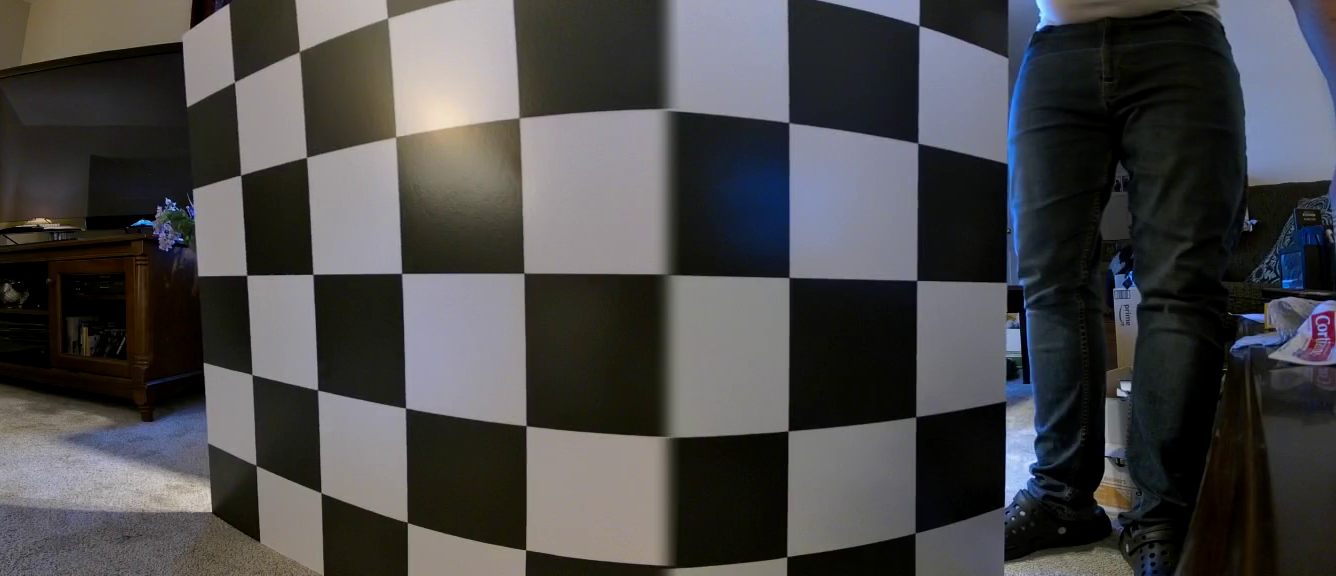
#> input picture calibration_images/middle_image.png, 1336 x 576 px
$ jupyter execute --allow-errors rbf_calibration.ipynb   (older library calls are emulated)
#> lines starting #> are read from the running program, lines starting #| are printed output that depends on the picture
Unique Camera Callibration For Camera-Lidar Sensor Fusion

Goal

To unwarp the picture so that the camera matches up with the lidar points

Problem

Standard methods of image calibration (for example https://wiki.ros.org/image_proc) do not work well with our camera (https://reolink.com/us/product/reolink-duo-poe/)

Import necessary libraries

[cell 1]
import cv2
import numpy as np
import matplotlib.pyplot as plt
from scipy.interpolate import RBFInterpolator

Load in calibration images

[cell 2]
offset = 175
middle_image = cv2.imread('calibration_images/middle_image.png')
#> middle_image is the input picture: shape (576, 1336, 3); mean B, G, R 72.9, 72.1, 72.8
width = middle_image.shape[1]
#> width = 1336
middle_image = middle_image[:, offset:-300]
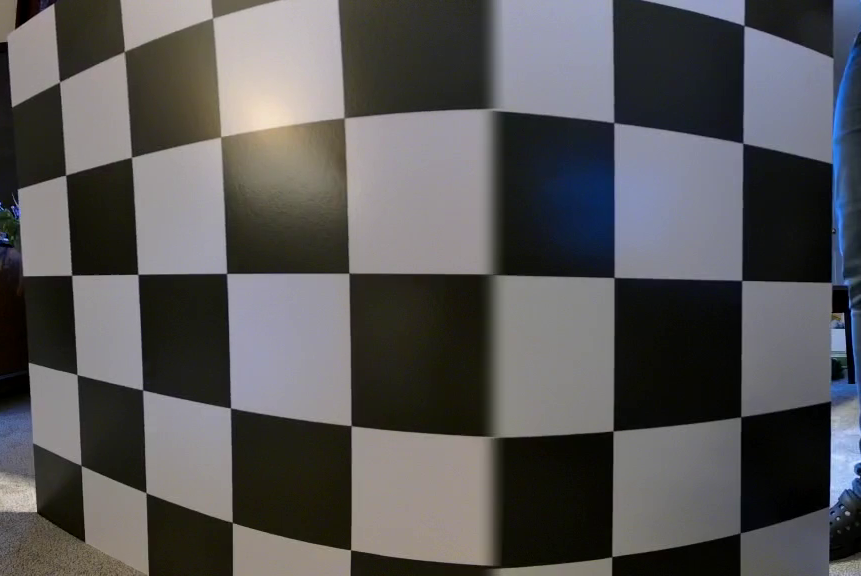
#> middle_image: shape (576, 861, 3); mean B, G, R 87.2, 86.5, 87.6
left_image = cv2.imread('calibration_images/left_image.png')[:, :width//2]
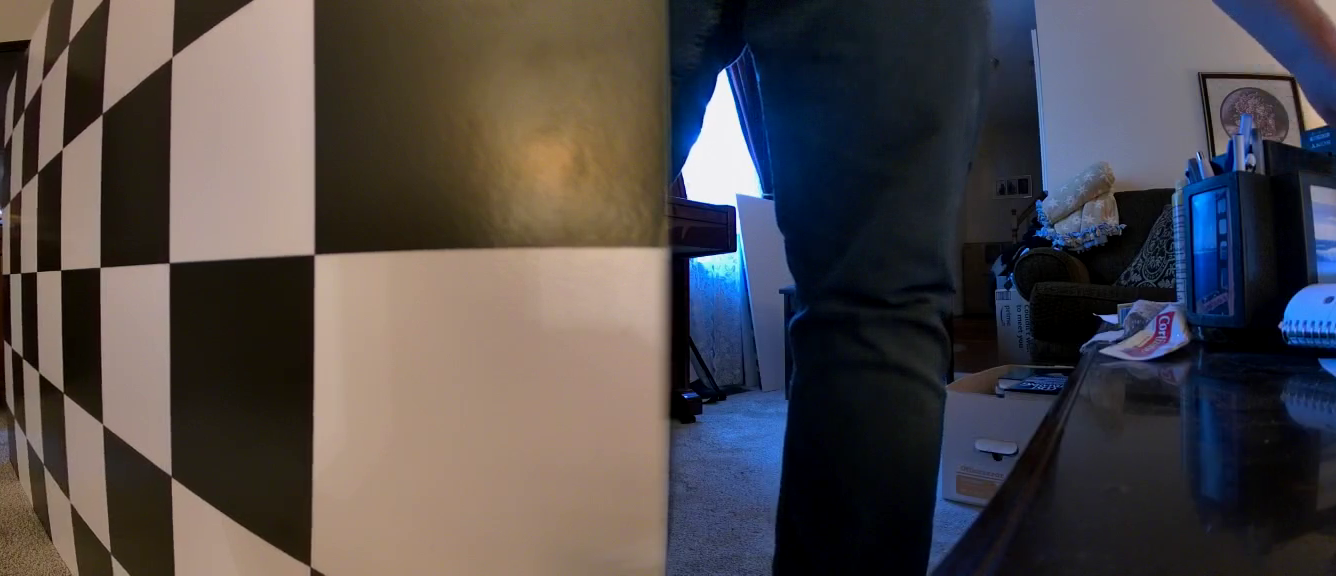
#> input picture calibration_images/left_image.png, 1336 x 576 px
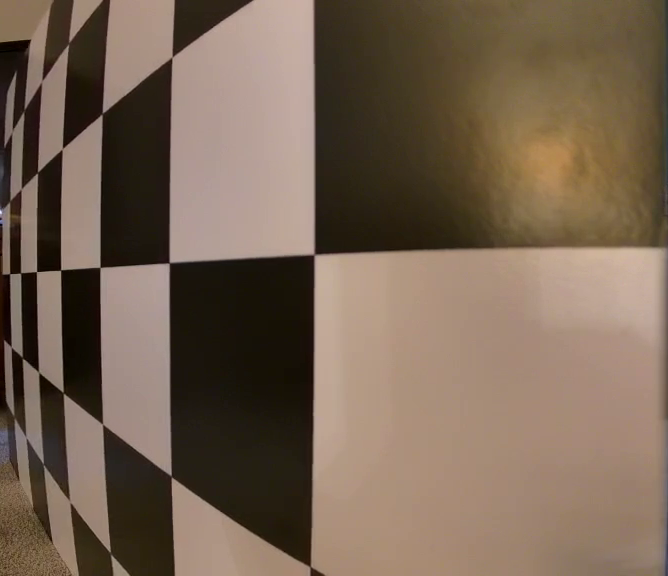
#> left_image: shape (576, 668, 3); mean B, G, R 83.4, 100.3, 119.2
right_image = cv2.imread('calibration_images/right_image.png')[:, width//2:]
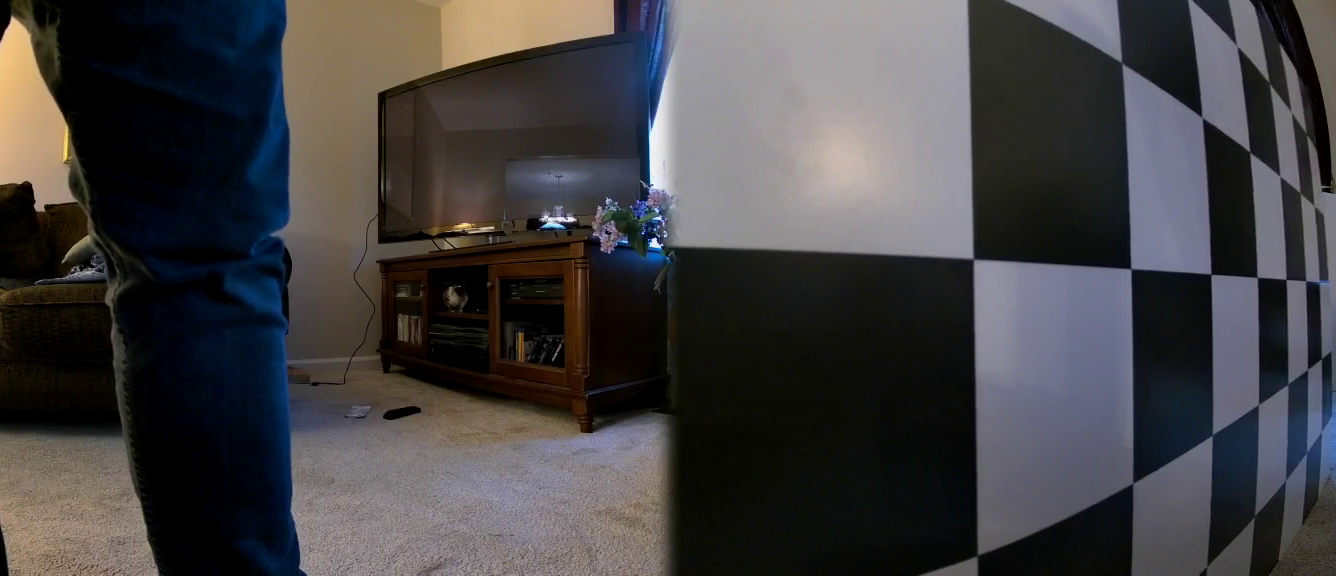
#> input picture calibration_images/right_image.png, 1336 x 576 px
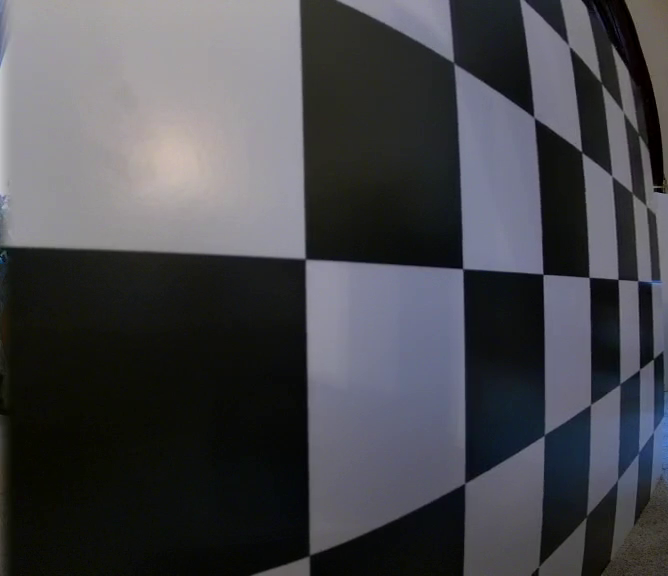
#> right_image: shape (576, 668, 3); mean B, G, R 76.6, 72, 71.6

Defines function to display image

[cell 3]
def display(image):
    image_rgb = cv2.cvtColor(image, cv2.COLOR_BGR2RGB)
    plt.axis('off')
    plt.imshow(image_rgb)

Defines function to automatically detect as many corners as possible

[cell 4]
def getCorners(image):
    gray_image = cv2.cvtColor(image, cv2.COLOR_BGR2GRAY)
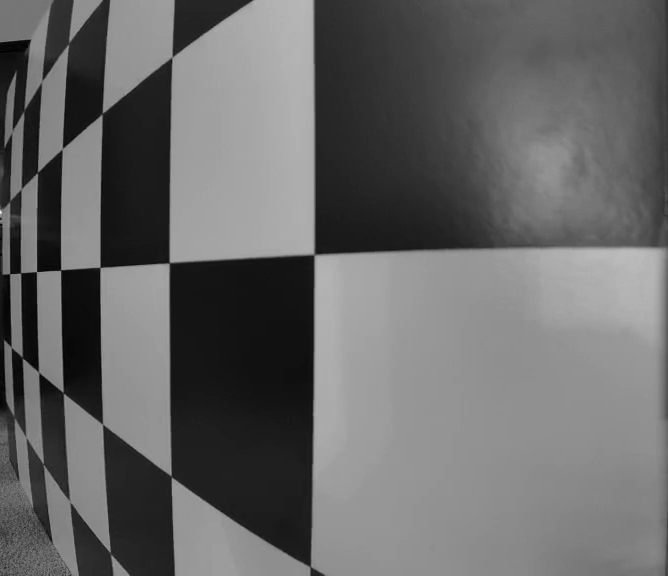
#> gray_image: shape (576, 668); min 0, max 238, mean 104
    corners, quality = cv2.goodFeaturesToTrackWithQuality(
        gray_image, maxCorners=200, qualityLevel=0.10, minDistance=7, mask=None)
#> corners = 44 rows, first 8: [60, 271], [37, 271], [29, 40], [100, 267], [10, 273], [1, 224], [63, 147], [172, 478]; quality = 44 values, max 0.0546 at index 0, min 0.00552 at index 43, mean 0.0234

    return corners

Defines function to display corners

[cell 5]
def displayCorners(img, corners, display_numbers=True):
    _img = img.copy()
    red = (0, 0, 255)
    for i in range(len(corners)):
        point = corners[i, 0].astype(int)
        cv2.circle(_img, point, 3, red, -1)
        if display_numbers:
            cv2.putText(_img, str(i), point - [0, 2], 0, 0.5, red)
    disp(_img)

Define Radial Basis Function

(for an in depth explanation on how RBFs work see: https://www.simplilearn.com/tutorials/machine-learning-tutorial/what-are-radial-basis-functions-neural-networks)

[cell 6]
# [31 lines left out: function getRBF, not called in this run]

Map image according coeficients

[cell 7]
# [15 lines left out: function undistort, not called in this run]

Display left camera picture of calibration board

[cell 8]
display(left_image)

Find potential corners

[cell 9]
corners = getCorners(left_image)
#> (the rest of this cell did not finish here and is left out)

#> the loop in displayCorners, `for i in range(len(corners)):` made 44 passes
#> point on passes 1 to 12: [60, 271], [37, 271], [29, 40], [100, 267], [10, 273], [1, 224], [63, 147], [172, 478], [21, 272], [23, 360], [168, 262], [103, 112]

Manually remove incorrect corners

[cell 10]
def remove_corners(corners, indexes_to_remove):
    mask = [True] * len(corners)
#> mask = 44 items, first 6: True, True, True, True, True, True
    for i in indexes_to_remove:
        mask[i] = False
#> after the loop, mask = 44 items, first 6: True, True, True, True, True, False
    real_corners = corners[mask]
#> real_corners = 36 rows, first 8: [60, 271], [37, 271], [29, 40], [100, 267], [10, 273], [63, 147], [172, 478], [21, 272]
    return real_corners

removed_corners = remove_corners(corners, [37, 33, 36, 40, 5, 28, 41, 43])
#> removed_corners has the same summary as real_corners in remove_corners
#> (the rest of this cell did not finish here and is left out)

#> the loop in displayCorners (call 2), `for i in range(len(corners)):` made 36 passes

Lineup the indexes of the corners

[cell 11]
def relabel_corner_indexes(corners, relabling, grid_size):
#> called with corners = array of shape (36, 1, 2), grid_size = (7, 9)
    assert (sorted(list(relabling.keys())) == list(range(len(corners)))),\
        "map does not map all detected corner points"

    real_corners = np.zeros((grid_size[0] * grid_size[1], 1, 2)) - 1
    for i in range(len(corners)):
        real_corners[relabling[i]] = corners[i]
#> this loop made 36 passes
#> after the loop, real_corners = 63 rows, first 8: [-1, -1], [15, 72], [29, 40], [-1, -1], [-1, -1], [-1, -1], [-1, -1], [-1, -1]
    return real_corners

grid_size = (7, 9)
relabling = {35:1, 2:2,
             34:9, 29:10, 27:11, 25:12, 26:13,
             32:18, 23:19, 20:20, 11:21, 5:22, 10:23, 13:24,
             19:27, 4:28, 7:29, 1:30, 0:31, 3:32, 9:33, 17:34,
             18:36, 14:37, 8:38, 15:39, 12:40, 16:41, 6:42, 21:43,
             33:46, 31:47, 28:48, 22:49, 24:50,
             30:57}

relabeled_corners = relabel_corner_indexes(removed_corners, relabling, grid_size)
#> relabeled_corners has the same summary as real_corners in relabel_corner_indexes
#> (the rest of this cell did not finish here and is left out)

#| (576, 668, 3)

Manually add aditional corners

[cell 12]
def add_new_corners(corners, new_corners):
    for i, point in new_corners:
        corners[i] = point
#> after the loop, corners = 63 rows, first 8: [7, 88], [15, 72], [29, 40], [49, 8], [-1, -1], [-1, -1], [-1, -1], [-1, -1]
    return corners

print(left_image.shape)
new_corners = [[0, (7, 88)], [3, (49,8)],
               [35, (668, 227)],
               [45, (6, 406)],
               [54, (9, 460)], [55, (17, 480)], [56, (32, 508)]]

actual_corners = add_new_corners(relabeled_corners, new_corners)
#> actual_corners has the same summary as corners in add_new_corners
#> (the rest of this cell did not finish here and is left out)


Create ideal corner points

[cell 13]
def create_ideal_corners(start_point, block_length, grid_size):
#> called with block_length = 64, grid_size = (7, 9)
    ideal_corners = np.zeros((grid_size[0] * grid_size[1], 1, 2))
    for i in range(grid_size[0]):
        for j in range(grid_size[1]):
            ideal_corners[grid_size[1] * i + j, 0] = start_point
            start_point[0] += block_length
        start_point[1] += block_length
        start_point[0] -= block_length * grid_size[1]
    return ideal_corners

ideal_corners = create_ideal_corners([60, 60], 64, grid_size)
#> (the rest of this cell did not finish here and is left out)


Display right camera picture of calibration board

[cell 14]
display(right_image)

Find potential corners

[cell 15]
corners = getCorners(right_image)
#> in getCorners (call 2), `gray_image = cv2.cvtColor(image, cv2.COLOR_BGR2GRAY)`:
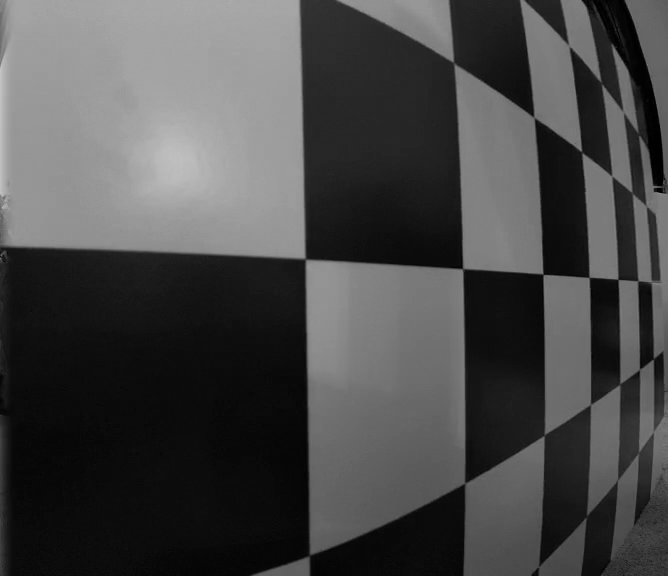
#> gray_image: shape (576, 668); min 0, max 198, mean 72.4
#> in getCorners (call 2), `corners, quality = cv2.goodFeaturesToTrackWithQuality( gray_image, max..`: corners = 41 rows, first 8: [542, 273], [462, 268], [588, 276], [654, 191], [619, 280], [581, 150], [637, 280], [653, 360]; quality = 41 values, max 0.033 at index 0, min 0.00348 at index 40, mean 0.0137
#> (the rest of this cell did not finish here and is left out)


Manually keep correct corners

[cell 16]
def keep_corners(corners, indexes_to_keep):
    mask = [False] * len(corners)
#> mask = 41 items, first 6: False, False, False, False, False, False
    for i in indexes_to_keep:
        mask[i] = True
#> after the loop, mask = 41 items, first 6: True, True, True, False, True, True
    real_corners = corners[mask]
#> real_corners = 30 rows, first 8: [542, 273], [462, 268], [588, 276], [619, 280], [581, 150], [637, 280], [653, 360], [570, 48]
    return real_corners

indexes_to_keep = [35, 8, 25, 29, 26, 13, 10, 5, 11, 15, 22, 17, 1, 0, 2, 4, 6, 32,
                   28, 19, 12, 20, 14, 9, 7, 27, 34, 39, 36, 38]
kept_corners = keep_corners(corners, indexes_to_keep)
#> kept_corners has the same summary as real_corners in keep_corners
#> (the rest of this cell did not finish here and is left out)


Lineup the indexes of the corners

[cell 17]
grid_size = (7, 9)
relabling = {26:6,
             7:13, 19:14, 23:15, 20:16,
             12:20, 9:21, 4:22, 10:23, 14:24, 18:25,
             15:28, 1:29, 0:30, 2:31, 3:32, 5:33, 24:34,
             22:37, 16:38, 11:39, 17:40, 13:40, 8:40, 6:40,
             21:48, 25:49, 29:50, 27:51, 28:52}

relabeled_corners = relabel_corner_indexes(kept_corners, relabling, grid_size)
#> the loop in relabel_corner_indexes (call 2), `for i in range(len(corners)):` made 30 passes
#> after the loop in relabel_corner_indexes (call 2), `for i in range(len(corners)):`: real_corners = 63 rows, first 8: [-1, -1], [-1, -1], [-1, -1], [-1, -1], [-1, -1], [-1, -1], [611, 44], [-1, -1]
#> relabeled_corners has the same summary as real_corners in relabel_corner_indexes
#> (the rest of this cell did not finish here and is left out)


Add aditional corners

[cell 18]
new_corners = [[5, (586, 5)], [7, (630, 71)], [8, (641, 86)],
               [17, (648, 145)],
               [26, (656, 215)],
               [27, (5, 247)], [35, (662, 283)],
               [41, (620, 384)], [42, (640, 369)], [43, (654, 359)], [44, (663, 351)],
               [53, (663, 421)],
               [59, (611, 560)], [60, (633, 525)], [61, (651, 498)], [62, (661, 475)]]

actual_corners = add_new_corners(relabeled_corners, new_corners)
#> after the loop in add_new_corners (call 2), `for i, point in new_corners:`: corners = 63 rows, first 8: [-1, -1], [-1, -1], [-1, -1], [-1, -1], [-1, -1], [586, 5], [611, 44], [630, 71]
#> actual_corners has the same summary as corners in add_new_corners
#> (the rest of this cell did not finish here and is left out)


Create ideal corner points

[cell 19]
ideal_corners = create_ideal_corners([60, 90], 64, grid_size)
#> (the rest of this cell did not finish here and is left out)


Display middle camera picture of calibration board

[cell 20]
display(middle_image)

Find potential corners

[cell 21]
corners = getCorners(middle_image)
#> in getCorners (call 3), `gray_image = cv2.cvtColor(image, cv2.COLOR_BGR2GRAY)`:
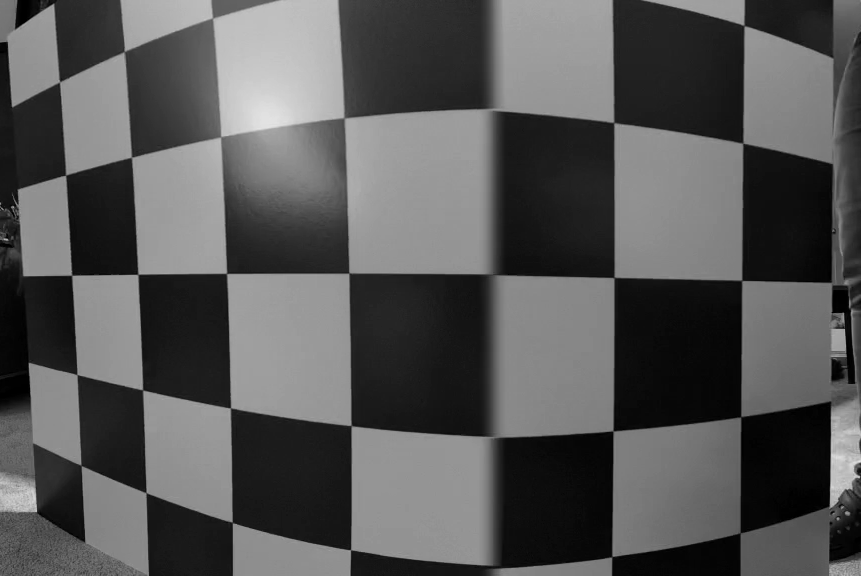
#> gray_image: shape (576, 861); min 0, max 227, mean 86.9
#> in getCorners (call 3), `corners, quality = cv2.goodFeaturesToTrackWithQuality( gray_image, max..`: corners = 71 rows, first 8: [844, 329], [843, 313], [12, 207], [350, 549], [851, 488], [858, 477], [837, 518], [35, 511]; quality = 71 values, max 0.064 at index 0, min 0.00808 at index 70, mean 0.0305
#> (the rest of this cell did not finish here and is left out)


Manually keep correct corners

[cell 22]
indexes_to_keep = [8, 26, 25, 38, 55, 19, 68, 41, 12, 32, 51, 54, 37, 35, 59, 46, 14, 18,
                   17, 31, 45, 36, 53, 10, 20, 22, 11, 33, 21, 43, 50, 64, 15, 23, 9, 3,
                   24, 48, 34, 7, 44]
kept_corners = keep_corners(corners, indexes_to_keep)
#> in keep_corners (call 2), `real_corners = corners[mask]`: real_corners = 41 rows, first 8: [350, 549], [35, 511], [53, 5], [231, 521], [29, 363], [230, 407], [65, 176], [71, 276]
#> kept_corners has the same summary as real_corners in keep_corners
#> (the rest of this cell did not finish here and is left out)


Lineup the indexes of the corners

[cell 23]
grid_size = (7, 9)
relabling = {2:1,
             18:9, 17:10, 26:11, 37:12, 11:16, 40:17,
             27:18, 6:19, 20:20, 34:21, 36:22, 25:24, 23:25, 38:26,
             31:27, 7:28, 10:29, 9:30, 19:31, 30:33, 24:34, 35:35,
             4:36, 12:37, 14:38, 5:39, 21:40, 13:42, 28:43, 33:44,
             39:45, 8:46, 15:47, 3:48, 0:49, 16:51, 32:52, 22:53,
             1:54, 29:55}

relabeled_corners = relabel_corner_indexes(kept_corners, relabling, grid_size)
#> after the loop in relabel_corner_indexes (call 3), `for i in range(len(corners)):`: real_corners = 63 rows, first 8: [-1, -1], [53, 5], [-1, -1], [-1, -1], [-1, -1], [-1, -1], [-1, -1], [-1, -1]
#> relabeled_corners has the same summary as real_corners in relabel_corner_indexes
#> (the rest of this cell did not finish here and is left out)
